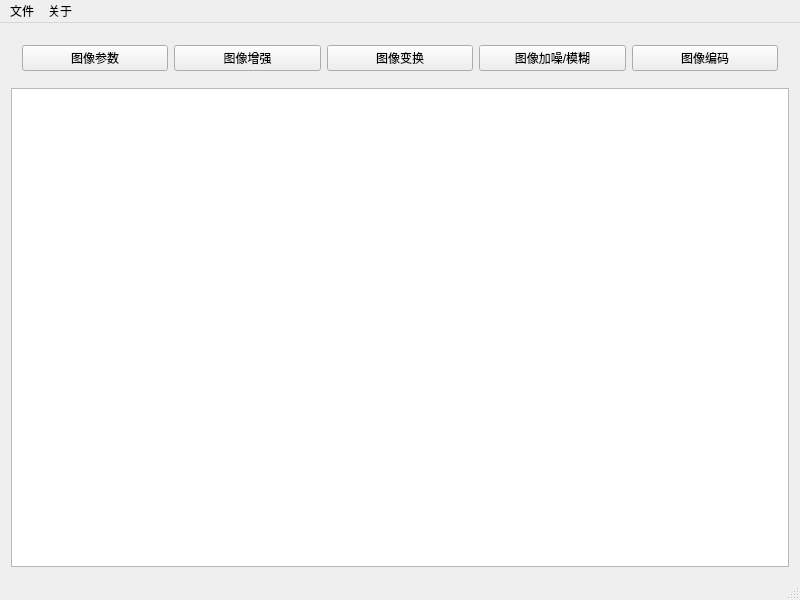
<?xml version="1.0" encoding="UTF-8"?>
<ui version="4.0">
 <class>MainWindow</class>
 <widget class="QMainWindow" name="MainWindow">
  <property name="geometry">
   <rect>
    <x>0</x>
    <y>0</y>
    <width>800</width>
    <height>600</height>
   </rect>
  </property>
  <property name="sizePolicy">
   <sizepolicy hsizetype="Preferred" vsizetype="Preferred">
    <horstretch>0</horstretch>
    <verstretch>0</verstretch>
   </sizepolicy>
  </property>
  <property name="minimumSize">
   <size>
    <width>640</width>
    <height>480</height>
   </size>
  </property>
  <property name="maximumSize">
   <size>
    <width>1280</width>
    <height>960</height>
   </size>
  </property>
  <property name="windowTitle">
   <string>MainWindow</string>
  </property>
  <widget class="QWidget" name="centralWidget">
   <layout class="QVBoxLayout" name="verticalLayout_2">
    <item>
     <widget class="QFrame" name="horizontalFrame">
      <layout class="QHBoxLayout" name="horizontalLayout_2">
       <item>
        <widget class="QPushButton" name="ParameterBtn">
         <property name="text">
          <string>图像参数</string>
         </property>
        </widget>
       </item>
       <item>
        <widget class="QPushButton" name="EnhanceBtn">
         <property name="text">
          <string>图像增强</string>
         </property>
        </widget>
       </item>
       <item>
        <widget class="QPushButton" name="TransformBtn">
         <property name="text">
          <string>图像变换</string>
         </property>
        </widget>
       </item>
       <item>
        <widget class="QPushButton" name="GrainBtn">
         <property name="text">
          <string>图像加噪/模糊</string>
         </property>
        </widget>
       </item>
       <item>
        <widget class="QPushButton" name="CodingBtn">
         <property name="text">
          <string>图像编码</string>
         </property>
        </widget>
       </item>
      </layout>
     </widget>
    </item>
    <item>
     <layout class="QHBoxLayout" name="horizontalLayout">
      <item>
       <widget class="QGraphicsView" name="graphicsView">
        <property name="sizePolicy">
         <sizepolicy hsizetype="Expanding" vsizetype="Expanding">
          <horstretch>0</horstretch>
          <verstretch>0</verstretch>
         </sizepolicy>
        </property>
        <property name="verticalScrollBarPolicy">
         <enum>Qt::ScrollBarAsNeeded</enum>
        </property>
        <property name="horizontalScrollBarPolicy">
         <enum>Qt::ScrollBarAsNeeded</enum>
        </property>
       </widget>
      </item>
     </layout>
    </item>
   </layout>
  </widget>
  <widget class="QStatusBar" name="statusBar"/>
  <widget class="QMenuBar" name="menuBar">
   <property name="geometry">
    <rect>
     <x>0</x>
     <y>0</y>
     <width>800</width>
     <height>26</height>
    </rect>
   </property>
   <widget class="QMenu" name="FileMenu">
    <property name="title">
     <string>文件</string>
    </property>
    <addaction name="OpenImage"/>
    <addaction name="SaveImage"/>
    <addaction name="FreshImage"/>
    <addaction name="separator"/>
    <addaction name="ActionExit"/>
   </widget>
   <widget class="QMenu" name="AboutMenu">
    <property name="title">
     <string>关于</string>
    </property>
    <addaction name="ActionInfo"/>
   </widget>
   <addaction name="FileMenu"/>
   <addaction name="AboutMenu"/>
  </widget>
  <action name="OpenImage">
   <property name="text">
    <string>打开</string>
   </property>
  </action>
  <action name="SaveImage">
   <property name="text">
    <string>保存</string>
   </property>
  </action>
  <action name="ActionExit">
   <property name="text">
    <string>关闭</string>
   </property>
  </action>
  <action name="ActionDemo">
   <property name="text">
    <string>实验说明</string>
   </property>
  </action>
  <action name="ActionInfo">
   <property name="text">
    <string>About</string>
   </property>
  </action>
  <action name="Actionhomepage">
   <property name="text">
    <string>课程主页</string>
   </property>
  </action>
  <action name="FreshImage">
   <property name="text">
    <string>清空</string>
   </property>
  </action>
 </widget>
 <layoutdefault spacing="6" margin="11"/>
 <resources/>
 <connections/>
</ui>
